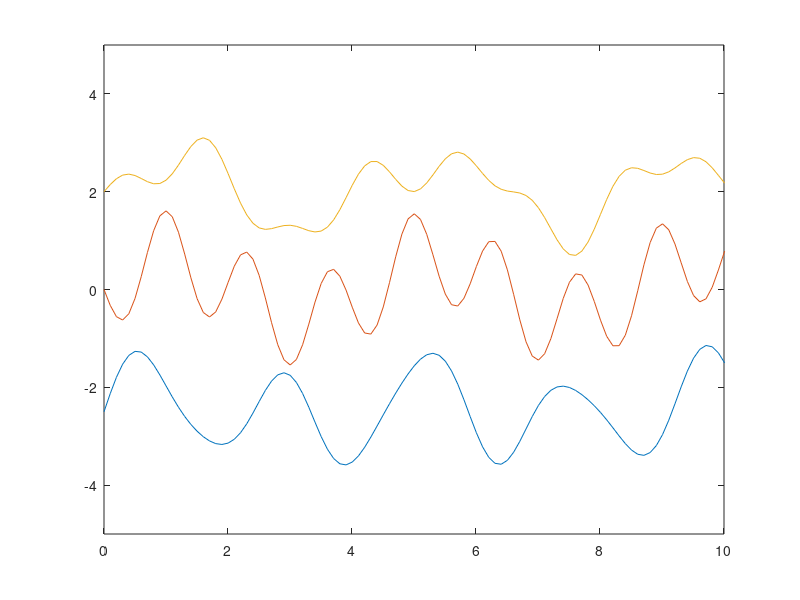

MATLAB code for this plot:
m1=40; m2=20; m3=50;
k1=200; k2=100; k3=250; k4=100;
n=1000;
c=2;
%A=[k1/m1 -k2/m1 0; 0 k2/m2 -k3/m2; k4/m3 k4/m3 (k3/m3)+(k4/m3)];
A=[-(k1+k2)/m1 k2/m1 0;k2/m2 -(k2+k3)/m2 k3/m2; 0 k3/m3 -(k3+k4)/m3];
[V,D]=eig(A);

w1=sqrt(abs(D(1,1)));
w2=sqrt(abs(D(2,2)));
w3=sqrt(abs(D(3,3)));

t=linspace(0,100,n);

x1=V(1,1)*sin(w1*t)+V(1,2)*sin(w2*t)+V(1,3)*sin(w3*t);
x2=V(2,1)*sin(w1*t)+V(2,2)*sin(w2*t)+V(2,3)*sin(w3*t);
x3=V(3,1)*sin(w1*t)+V(3,2)*sin(w2*t)+V(3,3)*sin(w3*t);
 plot(t,x1-2.5,t,x2,t,x3+2);
 axis([0 10 -5 5])

% for i=1:n
%     hold off
%     plot(x1(i)-2,0,'o','MarkerFaceColor','b')
%     hold on
%     plot(x2(i),0,'o','MarkerFaceColor','r')
%     hold on
%     plot(x3(i)+2,0,'o','MarkerFaceColor','y')
%     axis([-5 5 -1 1])
%     pause(0.1)
% end
